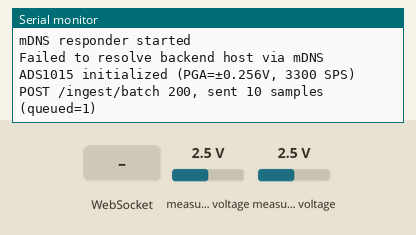
A sketch run on a simulated ESP32. Parts: the last lines printed to the serial monitor. The test bench sets the inputs (shaded band); at power-on: measured voltage 2.5 V. WiFi joins after 1.5 s; servers stay silent unless stated; uploads are accepted with an empty reply.

Above: at 2.7 s.
2.8 s: WebSocket text "0.0.0.0" received
At 3.5 s:
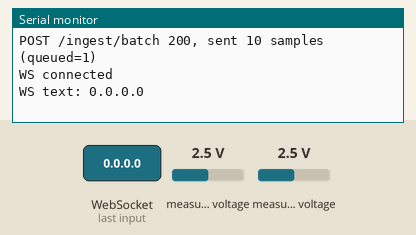
4.4 s: WebSocket text "1" received
At 4.9 s:
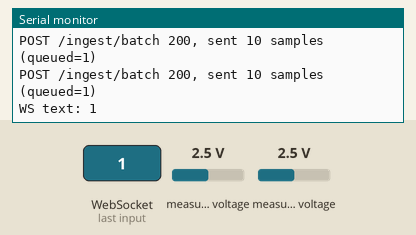

Measured:
- after the input at 2.8 s, the serial monitor: prints a new line after 0.11 s (image 1)
- after the input at 4.4 s, the serial monitor: prints a new line at once (image 2)

The sketch:

esp32_wifi_post_example.ino
```cpp
#include <WiFi.h>
#include <HTTPClient.h>
#include <ESPmDNS.h>
#include <WebSocketsClient.h>
#include <Wire.h>
#include <Adafruit_ADS1X15.h>

// WiFi credentials
const char* ssid = "YOUR_WIFI";
const char* password = "YOUR_PASS";

// API details
const char* backendHost = "imalyk"; // mDNS host (without .local)
const char* deviceKey = "IbTvZqhCBKNy0XbqR71-Bo0_TEGPE4Fn";

WebSocketsClient wsClient;
unsigned long lastPingMs = 0;
const unsigned long pingIntervalMs = 15000; // 15s heartbeats

// ADS1015 instance (12-bit, max 3300 SPS)
Adafruit_ADS1015 ads;

// Sampling (ADC) and preprocessing
const uint32_t SAMPLE_HZ = 100;            // 100 Hz ADC sampling
static unsigned long nextSampleUs = 0;
static const uint32_t intervalUs = 1000000UL / SAMPLE_HZ;
static const int AVG_READS = 3;            // per-channel averaging reads

// Preprocess targets
static const float HP_CUTOFF_HZ = 0.05f;    // ~0.05 Hz high-pass
static const float LP_CUTOFF_HZ = 2.0f;     // ~2 Hz low-pass
static const float CLIP_MV = 200.0f;        // limiter threshold (mV)
static const uint32_t DS_HZ = 20;           // downsampled rate (~20 Hz)
static const uint32_t DECIM = SAMPLE_HZ / DS_HZ; // 5
static_assert(DECIM == 5, "SAMPLE_HZ must be divisible by DS_HZ");

// Downsampled batch: 0.5 s windows @ 20 Hz => 10 samples
const uint32_t SAMPLES_PER_BATCH = 10;
static unsigned long baseMs = 0;            // grid base
static unsigned long dsCount = 0;           // downsampled sample index
static uint32_t decimCount = 0;             // decimator counter

// Batch buffer (preprocessed + downsampled)
struct Sample { unsigned long ts; float s1mv; float s2mv; };
static Sample buf[SAMPLES_PER_BATCH];
static int bufIdx = 0;

// Unsent batch queue (best-effort local logging in RAM)
static const int MAX_BATCHES = 60; // 60 * 0.5s = 30 seconds retained
static Sample batchQueue[MAX_BATCHES][SAMPLES_PER_BATCH];
static uint8_t batchSizes[MAX_BATCHES];
static int qHead = 0, qTail = 0, qSize = 0;

// First-order HP/LP states per channel
static float hp_prev_x1 = 0.0f, hp_prev_y1 = 0.0f;
static float hp_prev_x2 = 0.0f, hp_prev_y2 = 0.0f;
static float lp_y1 = 0.0f, lp_y2 = 0.0f;

static inline float onePoleHP(float x, float prev_x, float prev_y, float fc, float fs, float &out_prev_x, float &out_prev_y){
  const float dt = 1.0f / fs;
  const float RC = 1.0f / (2.0f * 3.1415926f * fc);
  const float a = RC / (RC + dt);
  const float y = a * (prev_y + x - prev_x);
  out_prev_x = x; out_prev_y = y; return y;
}

static inline float onePoleLP(float x, float prev_y, float fc, float fs){
  const float dt = 1.0f / fs;
  const float RC = 1.0f / (2.0f * 3.1415926f * fc);
  const float a = dt / (RC + dt);
  return prev_y + a * (x - prev_y);
}

static inline float clip(float x, float lim){
  if (x > lim) return lim; if (x < -lim) return -lim; return x;
}

// Read helper: discard first read after mux switch, then average N reads (converted to mV)
static inline float readAveragedMv(uint8_t channel, int n){
  // Dummy read to allow S/H to settle when source impedance is high
  (void)ads.readADC_SingleEnded(channel);
  float sumMv = 0.0f;
  for(int i=0;i<n;i++){
    int16_t raw = ads.readADC_SingleEnded(channel);
    sumMv += ads.computeVolts(raw) * 1000.0f;
  }
  return sumMv / (float)(n > 0 ? n : 1);
}

// Resolved backend IP via mDNS
IPAddress backendIp;

// --- Filtering / baseline ---
float baseline1 = 0.0f, baseline2 = 0.0f;
const float baselineAlpha = 0.999f;  // high value → slow drift tracking
const float noiseThreshold = 2.0f;   // mV, suppress tiny jitter

static bool resolveBackendHost() {
  IPAddress ip = MDNS.queryHost(backendHost);
  if ((uint32_t)ip != 0) {
    backendIp = ip;
    Serial.print("Resolved backend IP: ");
    Serial.println(backendIp.toString());
    return true;
  }
  Serial.println("Failed to resolve backend host via mDNS");
  return false;
}

void setup() {
  Serial.begin(115200);

  // Connect WiFi
  WiFi.begin(ssid, password);
  Serial.print("Connecting to WiFi");
  while (WiFi.status() != WL_CONNECTED) {
    delay(500);
    Serial.print(".");
  }
  Serial.println("\nWiFi connected");

  // mDNS
  if (!MDNS.begin("esp32")) {
    Serial.println("mDNS responder failed");
  } else {
    Serial.println("mDNS responder started");
  }

  // WebSocket
  resolveBackendHost();
  String wsHost = backendIp.toString();
  if (wsHost.length() == 0 || wsHost == "0.0.0.0") wsHost = String(backendHost) + ".local";
  wsClient.begin(wsHost.c_str(), 8000, String("/ws/device?key=") + deviceKey, "ws");
  wsClient.onEvent([](WStype_t type, uint8_t * payload, size_t length){
    if (type == WStype_CONNECTED) Serial.println("WS connected");
    else if (type == WStype_DISCONNECTED) Serial.println("WS disconnected");
    else if (type == WStype_TEXT) Serial.printf("WS text: %.*s\n", (int)length, (const char*)payload);
  });
  wsClient.setReconnectInterval(3000);

  // ADS1015 init
  Wire.begin();
  if (!ads.begin()) {
    Serial.println("ADS1015 not found");
  } else {
    ads.setGain(GAIN_SIXTEEN);              // ±0.256V (better resolution for neonatal signals)
    ads.setDataRate(RATE_ADS1015_3300SPS);  // max throughput; we sample at 100 Hz
    Serial.println("ADS1015 initialized (PGA=±0.256V, 3300 SPS)");
    // Preprocessing pipeline ready
  }
}

void loop() {
  wsClient.loop();

  // Heartbeat
  unsigned long now = millis();
  if (now - lastPingMs >= pingIntervalMs) {
    lastPingMs = now;
    wsClient.sendTXT("ping");
  }

  // --- Sampling + Preprocessing ---
  unsigned long nowUs = micros();
  if (nextSampleUs == 0) nextSampleUs = nowUs;
  if ((long)(nowUs - nextSampleUs) >= 0) {
    const unsigned long nowMs = millis();

    // Read A0 and A1 with dummy-discard + averaging to improve SNR without hardware changes
    float x1 = readAveragedMv(0, AVG_READS);
    float x2 = readAveragedMv(1, AVG_READS);

    // High-pass (~0.05 Hz)
    float hp1 = onePoleHP(x1, hp_prev_x1, hp_prev_y1, HP_CUTOFF_HZ, (float)SAMPLE_HZ, hp_prev_x1, hp_prev_y1);
    float hp2 = onePoleHP(x2, hp_prev_x2, hp_prev_y2, HP_CUTOFF_HZ, (float)SAMPLE_HZ, hp_prev_x2, hp_prev_y2);

    // Low-pass (~2 Hz)
    lp_y1 = onePoleLP(hp1, lp_y1, LP_CUTOFF_HZ, (float)SAMPLE_HZ);
    lp_y2 = onePoleLP(hp2, lp_y2, LP_CUTOFF_HZ, (float)SAMPLE_HZ);

    // Amplitude limiter
    float y1 = clip(lp_y1, CLIP_MV);
    float y2 = clip(lp_y2, CLIP_MV);

    // Downsample to 20 Hz (decimate by 5) with grid-aligned timestamps
    if (++decimCount >= DECIM) {
      decimCount = 0;
      if (baseMs == 0) baseMs = nowMs;
      const unsigned long gridStepMs = (1000UL / DS_HZ);
      const unsigned long ts_ms = baseMs + (dsCount * gridStepMs);
      dsCount++;

      if (bufIdx < (int)(sizeof(buf)/sizeof(buf[0]))) {
        buf[bufIdx++] = { ts_ms, y1, y2 };
      }
    }

    // Next tick
    nextSampleUs += intervalUs;
    if ((long)(nowUs - nextSampleUs) > 0) nextSampleUs = nowUs + intervalUs;
  }

  // --- Finalize current batch into queue ---
  if (bufIdx >= (int)SAMPLES_PER_BATCH) {
    // Enqueue
    if (qSize < MAX_BATCHES) {
      for (int i = 0; i < (int)SAMPLES_PER_BATCH; i++) batchQueue[qHead][i] = buf[i];
      batchSizes[qHead] = (uint8_t)SAMPLES_PER_BATCH;
      qHead = (qHead + 1) % MAX_BATCHES; qSize++;
    } else {
      // overwrite oldest
      for (int i = 0; i < (int)SAMPLES_PER_BATCH; i++) batchQueue[qTail][i] = buf[i];
      batchSizes[qTail] = (uint8_t)SAMPLES_PER_BATCH;
      qTail = (qTail + 1) % MAX_BATCHES; // size unchanged (full)
    }
    bufIdx = 0;
  }

  // --- Transmit queued batches over Wi-Fi ---
  if (qSize > 0 && WiFi.status() == WL_CONNECTED) {
    const int idx = qTail;
    HTTPClient http;
    String url = String("http://") + (backendIp ? backendIp.toString() : String(backendHost) + ".local") + ":8000/ingest/batch";
    String json = "{\"samples\":[";
    for (int i = 0; i < (int)batchSizes[idx]; i++) {
      const Sample &s = batchQueue[idx][i];
      json += "{\"timestamp_ms\":" + String(s.ts) +
              ",\"sensor1_mV\":" + String(s.s1mv, 2) +
              ",\"sensor2_mV\":" + String(s.s2mv, 2) + "}";
      if (i < (int)batchSizes[idx] - 1) json += ",";
    }
    json += "]}";
    http.begin(url);
    http.addHeader("Content-Type", "application/json");
    http.addHeader("X-Device-Key", deviceKey);
    int code = http.POST((uint8_t*)json.c_str(), json.length());
    http.end();
    if (code >= 200 && code < 300) {
      Serial.printf("POST /ingest/batch %d, sent %d samples (queued=%d)\n", code, (int)batchSizes[idx], qSize);
      qTail = (qTail + 1) % MAX_BATCHES; qSize--;
    } else {
      // leave in queue; retry later
      Serial.printf("POST failed %d, will retry; queued=%d\n", code, qSize);
    }
  }
}
```
